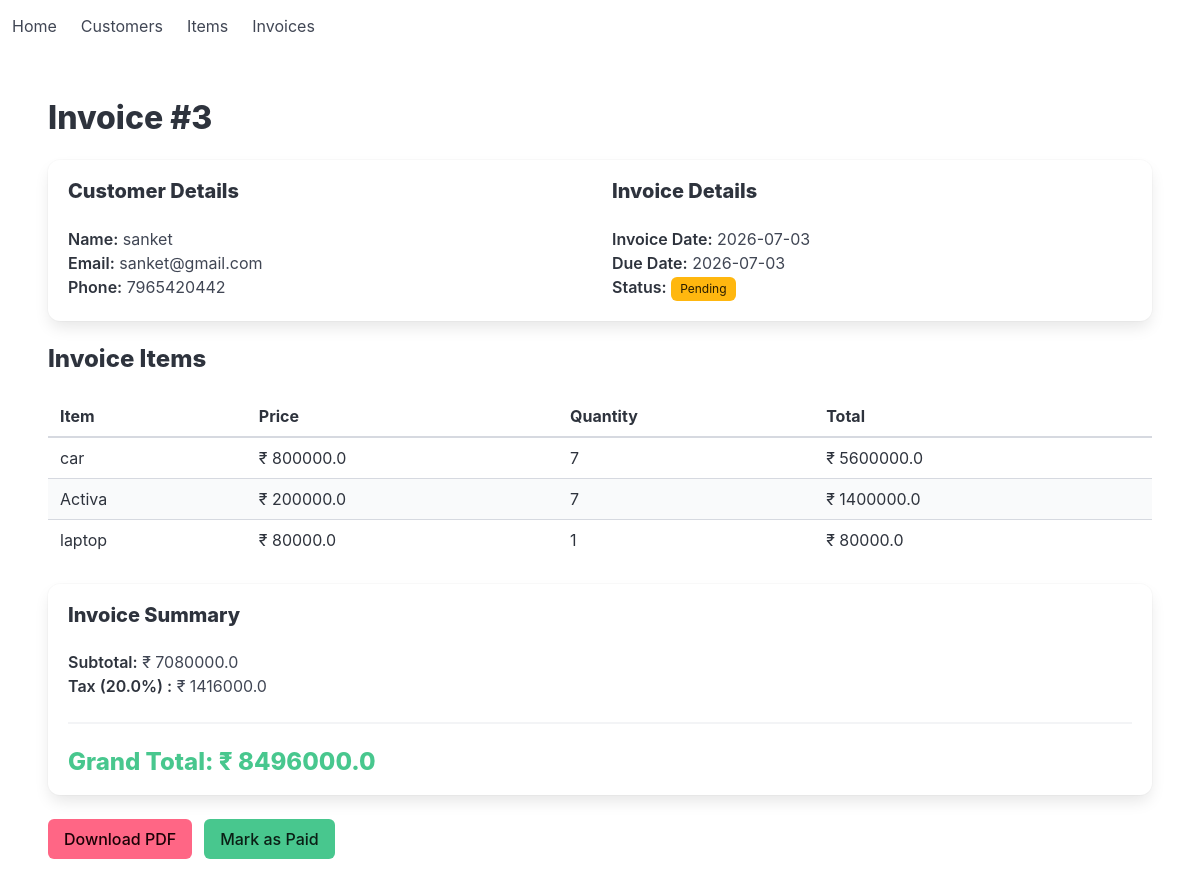
Screenshot of /invoices/3 with the database file from the repository.
### models.py (models this page shows)
class BaseModel(Model):
    class Meta:
        database = db

class Invoice(BaseModel):
    customer = ForeignKeyField(Customer)
    date = DateField(default=date.today)
    due_date = DateField(
        default=lambda: date.today() + timedelta(days=7)
    )
    subtotal = FloatField(default=0)
    tax_percent = FloatField(default=0)
    tax_amount = FloatField(default=0)
    total = FloatField(default=0)
    status = CharField(default="Pending")

class Customer(BaseModel):
    name = CharField()
    email = CharField()
    phone = CharField()

class InvoiceItem(BaseModel):
    invoice = ForeignKeyField(Invoice)
    item_name = CharField()
    price = FloatField()
    quantity = IntegerField()

### app.py (the view)
@app.route("/invoices/<int:id>")
def invoice_details(id):
    invoice = Invoice.get_by_id(id)
    items = InvoiceItem.select().where(
        InvoiceItem.invoice == invoice
    )
    return render_template("invoices/details.html",invoice=invoice,items=items)

### templates/invoices/details.html
{% extends "base.html" %}
{% block content %}
<h1 class="title">
    Invoice #{{ invoice.id }}
</h1>
<div class="box">
    <div class="columns">
        <div class="column">
            <h3 class="title is-5">
                Customer Details
            </h3>
            <p><strong>Name:</strong> {{ invoice.customer.name }}</p>
            <p><strong>Email:</strong> {{ invoice.customer.email }}</p>
            <p><strong>Phone:</strong> {{ invoice.customer.phone }}</p>
        </div>
        <div class="column">
            <h3 class="title is-5">
                Invoice Details
            </h3>
            <p>
                <strong>Invoice Date:</strong>
                {{ invoice.date }}
            </p>
            <p>
                <strong>Due Date:</strong>
                {{ invoice.due_date }}
            </p>
            <p>
                <strong>Status:</strong>
                {% if invoice.status == "Pending" %}
                    <span class="tag is-warning">
                        {{ invoice.status }}
                    </span>
                {% elif invoice.status == "Paid" %}
                    <span class="tag is-success">
                        {{ invoice.status }}
                    </span>
                {% elif invoice.status == "Overdue" %}
                    <span class="tag is-danger">
                        {{ invoice.status }}
                    </span>
                {% else %}
                    <span class="tag">
                        {{ invoice.status }}
                    </span>
                {% endif %}
            </p>
        </div>
    </div>
</div>
<h2 class="title is-4">
    Invoice Items
</h2>
<table class="table is-fullwidth is-striped is-hoverable">
    <thead>
        <tr>
            <th>Item</th>
            <th>Price</th>
            <th>Quantity</th>
            <th>Total</th>
        </tr>
    </thead>
    <tbody>
        {% for item in items %}
        <tr>
            <td>{{ item.item_name }}</td>
            <td>₹ {{ item.price }}</td>
            <td>{{ item.quantity }}</td>
            <td>₹ {{ item.price * item.quantity }}</td>
        </tr>
        {% endfor %}
    </tbody>
</table>
<div class="box">
    <h3 class="title is-5">
        Invoice Summary
    </h3>
    <p>
        <strong>Subtotal:</strong>
        ₹ {{ invoice.subtotal }}
    </p>
    <p>
        <strong>Tax ({{ invoice.tax_percent }}%) :</strong>
        ₹ {{ invoice.tax_amount }}
    </p>
    <hr>
    <h2 class="title is-4 has-text-success">
        Grand Total: ₹ {{ invoice.total }}
    </h2>
</div>
<div class="buttons">
    <a
        class="button is-danger"
        href="/invoice/pdf/{{ invoice.id }}">
        Download PDF
    </a>
    {% if invoice.status != "Paid" %}
    <a
        class="button is-success"
        href="/invoice/paid/{{ invoice.id }}">
        Mark as Paid
    </a>
    {% endif %}
</div>
{% endblock %}

### rows the page displays
Invoice: id "3", date "2026-07-03", due_date "2026-07-03", status "Pending", subtotal "7080000.0", tax_percent "20.0", tax_amount "1416000.0", total "8496000.0"
Customer: customer.name "sanket", customer.email "sanket@gmail.com", customer.phone "7965420442"
InvoiceItem: item_name "car", price "800000.0", quantity "7", item.price*item.quantity "5600000.0"
InvoiceItem: item_name "Activa", price "200000.0", quantity "7", item.price*item.quantity "1400000.0"
InvoiceItem: item_name "laptop", price "80000.0", quantity "1", item.price*item.quantity "80000.0"
